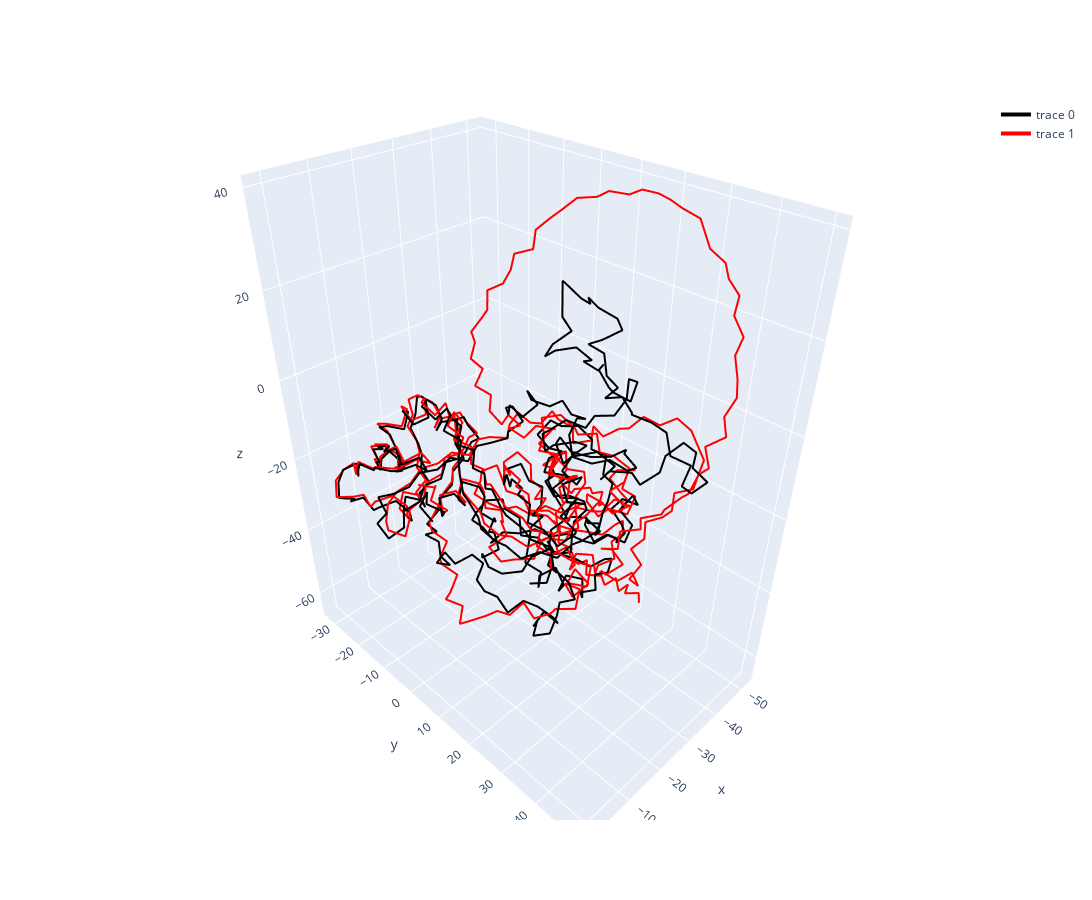

The notebook cell saved with this chart:
### Code cell
fig = go.Figure()

N = len(model_ca)
fig.add_trace(go.Scatter3d(x=model_ca[:,0], y=model_ca[:,1], z=model_ca[:,2], mode='lines', line=dict(color='black', width=4),
                           hovertemplate ='<b>%{text}</b>', text = ['residue {}'.format(i + 1) for i in range(N)]))


N = len(alpha_ca)
fig.add_trace(go.Scatter3d(x=a_alpha_ca[:,0], y=a_alpha_ca[:,1], z=a_alpha_ca[:,2], mode='lines', line=dict(color='red', width=4),
                           hovertemplate ='<b>%{text}</b>', text = ['residue {}'.format(i + 1) for i in range(N)]))

# fig.add_trace(go.Scatter3d(x=aligned_full_c2[:,0], y=aligned_full_c2[:,1], z=aligned_full_c2[:,2], mode='lines', line=dict(color='orange', width=4),
#                            hovertemplate ='<b>%{text}</b>', text = ['residue {}'.format(i + 1) for i in range(N)]))

# add hover over annotations of residue number

fig.update_layout(height=900, width=1200)

### Figure 1 — Plotly figure (JSON) as saved in the notebook; plotly's stock layout.template omitted (floating-point values rounded to 4 significant figures; data arrays with more than 128 entries replaced by an {"elided": "..."} marker saying what was removed)
{"data": [{"hovertemplate": "<b>%{text}</b>", "line": {"color": "black", "width": 4}, "mode": "lines", "text": {"elided": "417 str values"}, "type": "scatter3d", "x": {"elided": "417 float values"}, "y": {"elided": "417 float values"}, "z": {"elided": "417 float values"}}, {"hovertemplate": "<b>%{text}</b>", "line": {"color": "red", "width": 4}, "mode": "lines", "text": {"elided": "427 str values"}, "type": "scatter3d", "x": {"elided": "427 float values"}, "y": {"elided": "427 float values"}, "z": {"elided": "427 float values"}}], "layout": {"height": 900, "width": 1200}}
